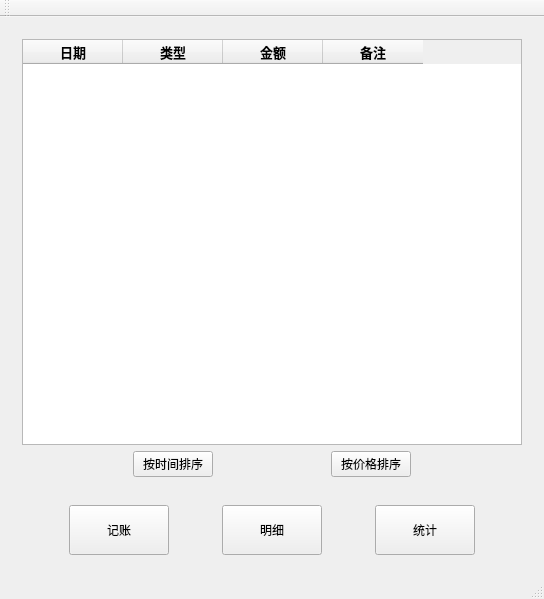
<?xml version="1.0" encoding="UTF-8"?>
<ui version="4.0">
 <class>MainWindow</class>
 <widget class="QMainWindow" name="MainWindow">
  <property name="geometry">
   <rect>
    <x>0</x>
    <y>0</y>
    <width>544</width>
    <height>599</height>
   </rect>
  </property>
  <property name="windowTitle">
   <string>MainWindow</string>
  </property>
  <widget class="QWidget" name="centralWidget">
   <layout class="QGridLayout" name="gridLayout_7">
    <item row="1" column="0">
     <widget class="QWidget" name="widget" native="true">
      <layout class="QGridLayout" name="gridLayout">
       <item row="0" column="1">
        <widget class="QPushButton" name="book_2">
         <property name="minimumSize">
          <size>
           <width>100</width>
           <height>50</height>
          </size>
         </property>
         <property name="text">
          <string>记账</string>
         </property>
        </widget>
       </item>
       <item row="0" column="0">
        <spacer name="horizontalSpacer">
         <property name="orientation">
          <enum>Qt::Horizontal</enum>
         </property>
         <property name="sizeHint" stdset="0">
          <size>
           <width>40</width>
           <height>20</height>
          </size>
         </property>
        </spacer>
       </item>
       <item row="0" column="5">
        <widget class="QPushButton" name="statistics">
         <property name="minimumSize">
          <size>
           <width>100</width>
           <height>50</height>
          </size>
         </property>
         <property name="text">
          <string>统计</string>
         </property>
        </widget>
       </item>
       <item row="0" column="2">
        <spacer name="horizontalSpacer_2">
         <property name="orientation">
          <enum>Qt::Horizontal</enum>
         </property>
         <property name="sizeHint" stdset="0">
          <size>
           <width>40</width>
           <height>20</height>
          </size>
         </property>
        </spacer>
       </item>
       <item row="0" column="6">
        <spacer name="horizontalSpacer_4">
         <property name="orientation">
          <enum>Qt::Horizontal</enum>
         </property>
         <property name="sizeHint" stdset="0">
          <size>
           <width>36</width>
           <height>20</height>
          </size>
         </property>
        </spacer>
       </item>
       <item row="0" column="4">
        <spacer name="horizontalSpacer_3">
         <property name="orientation">
          <enum>Qt::Horizontal</enum>
         </property>
         <property name="sizeHint" stdset="0">
          <size>
           <width>40</width>
           <height>20</height>
          </size>
         </property>
        </spacer>
       </item>
       <item row="0" column="3">
        <widget class="QPushButton" name="detail">
         <property name="minimumSize">
          <size>
           <width>100</width>
           <height>50</height>
          </size>
         </property>
         <property name="text">
          <string>明细</string>
         </property>
        </widget>
       </item>
      </layout>
     </widget>
    </item>
    <item row="0" column="0">
     <widget class="QStackedWidget" name="stackedWidget">
      <property name="currentIndex">
       <number>1</number>
      </property>
      <widget class="QWidget" name="pageBook">
       <layout class="QGridLayout" name="gridLayout_4">
        <item row="0" column="0" colspan="3">
         <widget class="QWidget" name="widget_3" native="true">
          <layout class="QGridLayout" name="gridLayout_3">
           <item row="0" column="0">
            <spacer name="horizontalSpacer_6">
             <property name="orientation">
              <enum>Qt::Horizontal</enum>
             </property>
             <property name="sizeHint" stdset="0">
              <size>
               <width>59</width>
               <height>16</height>
              </size>
             </property>
            </spacer>
           </item>
           <item row="0" column="1">
            <widget class="QRadioButton" name="radioButton_out">
             <property name="text">
              <string>支出</string>
             </property>
            </widget>
           </item>
           <item row="0" column="2">
            <spacer name="horizontalSpacer_11">
             <property name="orientation">
              <enum>Qt::Horizontal</enum>
             </property>
             <property name="sizeType">
              <enum>QSizePolicy::Fixed</enum>
             </property>
             <property name="sizeHint" stdset="0">
              <size>
               <width>20</width>
               <height>16</height>
              </size>
             </property>
            </spacer>
           </item>
           <item row="0" column="3">
            <widget class="QRadioButton" name="radioButton_in">
             <property name="text">
              <string>收入</string>
             </property>
            </widget>
           </item>
           <item row="0" column="4">
            <spacer name="horizontalSpacer_10">
             <property name="orientation">
              <enum>Qt::Horizontal</enum>
             </property>
             <property name="sizeType">
              <enum>QSizePolicy::Fixed</enum>
             </property>
             <property name="sizeHint" stdset="0">
              <size>
               <width>20</width>
               <height>16</height>
              </size>
             </property>
            </spacer>
           </item>
           <item row="0" column="5">
            <widget class="QLineEdit" name="lineEdit_money">
             <property name="minimumSize">
              <size>
               <width>100</width>
               <height>0</height>
              </size>
             </property>
             <property name="text">
              <string/>
             </property>
            </widget>
           </item>
           <item row="0" column="6">
            <spacer name="horizontalSpacer_9">
             <property name="orientation">
              <enum>Qt::Horizontal</enum>
             </property>
             <property name="sizeType">
              <enum>QSizePolicy::Fixed</enum>
             </property>
             <property name="sizeHint" stdset="0">
              <size>
               <width>20</width>
               <height>16</height>
              </size>
             </property>
            </spacer>
           </item>
           <item row="0" column="7">
            <widget class="QDateTimeEdit" name="dateTimeEdit">
             <property name="maximumSize">
              <size>
               <width>100</width>
               <height>16777215</height>
              </size>
             </property>
            </widget>
           </item>
           <item row="0" column="8">
            <spacer name="horizontalSpacer_7">
             <property name="orientation">
              <enum>Qt::Horizontal</enum>
             </property>
             <property name="sizeHint" stdset="0">
              <size>
               <width>58</width>
               <height>17</height>
              </size>
             </property>
            </spacer>
           </item>
          </layout>
         </widget>
        </item>
        <item row="2" column="0" colspan="3">
         <widget class="QWidget" name="widget_4" native="true">
          <layout class="QGridLayout" name="gridLayout_5">
           <item row="0" column="4">
            <widget class="QPushButton" name="button_addtype">
             <property name="text">
              <string>添加</string>
             </property>
            </widget>
           </item>
           <item row="0" column="0">
            <spacer name="horizontalSpacer_5">
             <property name="orientation">
              <enum>Qt::Horizontal</enum>
             </property>
             <property name="sizeHint" stdset="0">
              <size>
               <width>108</width>
               <height>20</height>
              </size>
             </property>
            </spacer>
           </item>
           <item row="0" column="3">
            <widget class="QLineEdit" name="lineEdit_type">
             <property name="minimumSize">
              <size>
               <width>100</width>
               <height>0</height>
              </size>
             </property>
            </widget>
           </item>
           <item row="0" column="2">
            <spacer name="horizontalSpacer_15">
             <property name="orientation">
              <enum>Qt::Horizontal</enum>
             </property>
             <property name="sizeType">
              <enum>QSizePolicy::Fixed</enum>
             </property>
             <property name="sizeHint" stdset="0">
              <size>
               <width>20</width>
               <height>20</height>
              </size>
             </property>
            </spacer>
           </item>
           <item row="0" column="1">
            <widget class="QComboBox" name="comboBox">
             <item>
              <property name="text">
               <string>餐饮</string>
              </property>
             </item>
             <item>
              <property name="text">
               <string>交通</string>
              </property>
             </item>
             <item>
              <property name="text">
               <string>娱乐</string>
              </property>
             </item>
             <item>
              <property name="text">
               <string>购物</string>
              </property>
             </item>
             <item>
              <property name="text">
               <string>医疗</string>
              </property>
             </item>
             <item>
              <property name="text">
               <string>话费</string>
              </property>
             </item>
            </widget>
           </item>
           <item row="0" column="6">
            <spacer name="horizontalSpacer_14">
             <property name="orientation">
              <enum>Qt::Horizontal</enum>
             </property>
             <property name="sizeType">
              <enum>QSizePolicy::Fixed</enum>
             </property>
             <property name="sizeHint" stdset="0">
              <size>
               <width>20</width>
               <height>20</height>
              </size>
             </property>
            </spacer>
           </item>
           <item row="0" column="7">
            <widget class="QPushButton" name="clear_onetype">
             <property name="text">
              <string>删除</string>
             </property>
            </widget>
           </item>
           <item row="0" column="8">
            <spacer name="horizontalSpacer_8">
             <property name="orientation">
              <enum>Qt::Horizontal</enum>
             </property>
             <property name="sizeHint" stdset="0">
              <size>
               <width>40</width>
               <height>20</height>
              </size>
             </property>
            </spacer>
           </item>
          </layout>
         </widget>
        </item>
        <item row="3" column="1">
         <spacer name="verticalSpacer_3">
          <property name="orientation">
           <enum>Qt::Vertical</enum>
          </property>
          <property name="sizeType">
           <enum>QSizePolicy::Fixed</enum>
          </property>
          <property name="sizeHint" stdset="0">
           <size>
            <width>20</width>
            <height>30</height>
           </size>
          </property>
         </spacer>
        </item>
        <item row="4" column="1">
         <widget class="QTextEdit" name="textEdit">
          <property name="maximumSize">
           <size>
            <width>200</width>
            <height>100</height>
           </size>
          </property>
          <property name="html">
           <string>&lt;!DOCTYPE HTML PUBLIC &quot;-//W3C//DTD HTML 4.0//EN&quot; &quot;http://www.w3.org/TR/REC-html40/strict.dtd&quot;&gt;
&lt;html&gt;&lt;head&gt;&lt;meta name=&quot;qrichtext&quot; content=&quot;1&quot; /&gt;&lt;style type=&quot;text/css&quot;&gt;
p, li { white-space: pre-wrap; }
&lt;/style&gt;&lt;/head&gt;&lt;body style=&quot; font-family:'SimSun'; font-size:9pt; font-weight:400; font-style:normal;&quot;&gt;
&lt;p style=&quot;-qt-paragraph-type:empty; margin-top:0px; margin-bottom:0px; margin-left:0px; margin-right:0px; -qt-block-indent:0; text-indent:0px;&quot;&gt;&lt;br /&gt;&lt;/p&gt;&lt;/body&gt;&lt;/html&gt;</string>
          </property>
         </widget>
        </item>
        <item row="4" column="2">
         <spacer name="horizontalSpacer_17">
          <property name="orientation">
           <enum>Qt::Horizontal</enum>
          </property>
          <property name="sizeHint" stdset="0">
           <size>
            <width>232</width>
            <height>20</height>
           </size>
          </property>
         </spacer>
        </item>
        <item row="1" column="1">
         <spacer name="verticalSpacer_4">
          <property name="orientation">
           <enum>Qt::Vertical</enum>
          </property>
          <property name="sizeType">
           <enum>QSizePolicy::Fixed</enum>
          </property>
          <property name="sizeHint" stdset="0">
           <size>
            <width>20</width>
            <height>30</height>
           </size>
          </property>
         </spacer>
        </item>
        <item row="4" column="0">
         <spacer name="horizontalSpacer_16">
          <property name="orientation">
           <enum>Qt::Horizontal</enum>
          </property>
          <property name="sizeHint" stdset="0">
           <size>
            <width>233</width>
            <height>20</height>
           </size>
          </property>
         </spacer>
        </item>
        <item row="5" column="1">
         <spacer name="verticalSpacer_5">
          <property name="orientation">
           <enum>Qt::Vertical</enum>
          </property>
          <property name="sizeType">
           <enum>QSizePolicy::Fixed</enum>
          </property>
          <property name="sizeHint" stdset="0">
           <size>
            <width>20</width>
            <height>30</height>
           </size>
          </property>
         </spacer>
        </item>
        <item row="6" column="0" colspan="3">
         <widget class="QWidget" name="widget_2" native="true">
          <layout class="QGridLayout" name="gridLayout_2">
           <item row="0" column="0">
            <spacer name="horizontalSpacer_12">
             <property name="orientation">
              <enum>Qt::Horizontal</enum>
             </property>
             <property name="sizeHint" stdset="0">
              <size>
               <width>257</width>
               <height>47</height>
              </size>
             </property>
            </spacer>
           </item>
           <item row="0" column="1">
            <widget class="QPushButton" name="book">
             <property name="minimumSize">
              <size>
               <width>100</width>
               <height>50</height>
              </size>
             </property>
             <property name="text">
              <string>记录</string>
             </property>
            </widget>
           </item>
           <item row="0" column="2">
            <spacer name="horizontalSpacer_13">
             <property name="orientation">
              <enum>Qt::Horizontal</enum>
             </property>
             <property name="sizeHint" stdset="0">
              <size>
               <width>256</width>
               <height>20</height>
              </size>
             </property>
            </spacer>
           </item>
          </layout>
         </widget>
        </item>
       </layout>
      </widget>
      <widget class="QWidget" name="pageDetail">
       <layout class="QGridLayout" name="gridLayout_6">
        <item row="1" column="0">
         <spacer name="horizontalSpacer_19">
          <property name="orientation">
           <enum>Qt::Horizontal</enum>
          </property>
          <property name="sizeHint" stdset="0">
           <size>
            <width>92</width>
            <height>20</height>
           </size>
          </property>
         </spacer>
        </item>
        <item row="1" column="1">
         <widget class="QPushButton" name="Time_Sort">
          <property name="text">
           <string>按时间排序</string>
          </property>
         </widget>
        </item>
        <item row="1" column="2">
         <spacer name="horizontalSpacer_18">
          <property name="orientation">
           <enum>Qt::Horizontal</enum>
          </property>
          <property name="sizeHint" stdset="0">
           <size>
            <width>40</width>
            <height>20</height>
           </size>
          </property>
         </spacer>
        </item>
        <item row="1" column="3">
         <widget class="QPushButton" name="Price_Sort">
          <property name="text">
           <string>按价格排序</string>
          </property>
         </widget>
        </item>
        <item row="1" column="4">
         <spacer name="horizontalSpacer_20">
          <property name="orientation">
           <enum>Qt::Horizontal</enum>
          </property>
          <property name="sizeHint" stdset="0">
           <size>
            <width>92</width>
            <height>20</height>
           </size>
          </property>
         </spacer>
        </item>
        <item row="0" column="0" colspan="5">
         <widget class="QTableWidget" name="tableWidget">
          <column>
           <property name="text">
            <string>日期</string>
           </property>
           <property name="font">
            <font>
             <pointsize>10</pointsize>
             <weight>75</weight>
             <bold>true</bold>
            </font>
           </property>
          </column>
          <column>
           <property name="text">
            <string>类型</string>
           </property>
           <property name="font">
            <font>
             <pointsize>10</pointsize>
             <weight>75</weight>
             <bold>true</bold>
            </font>
           </property>
          </column>
          <column>
           <property name="text">
            <string>金额</string>
           </property>
           <property name="font">
            <font>
             <pointsize>10</pointsize>
             <weight>75</weight>
             <bold>true</bold>
            </font>
           </property>
          </column>
          <column>
           <property name="text">
            <string>备注</string>
           </property>
           <property name="font">
            <font>
             <pointsize>10</pointsize>
             <weight>75</weight>
             <bold>true</bold>
            </font>
           </property>
          </column>
         </widget>
        </item>
       </layout>
      </widget>
      <widget class="QWidget" name="pageStatistisc"/>
     </widget>
    </item>
   </layout>
  </widget>
  <widget class="QMenuBar" name="menuBar">
   <property name="geometry">
    <rect>
     <x>0</x>
     <y>0</y>
     <width>544</width>
     <height>26</height>
    </rect>
   </property>
  </widget>
  <widget class="QToolBar" name="mainToolBar">
   <attribute name="toolBarArea">
    <enum>TopToolBarArea</enum>
   </attribute>
   <attribute name="toolBarBreak">
    <bool>false</bool>
   </attribute>
  </widget>
  <widget class="QStatusBar" name="statusBar"/>
 </widget>
 <layoutdefault spacing="6" margin="11"/>
 <resources/>
 <connections/>
</ui>
